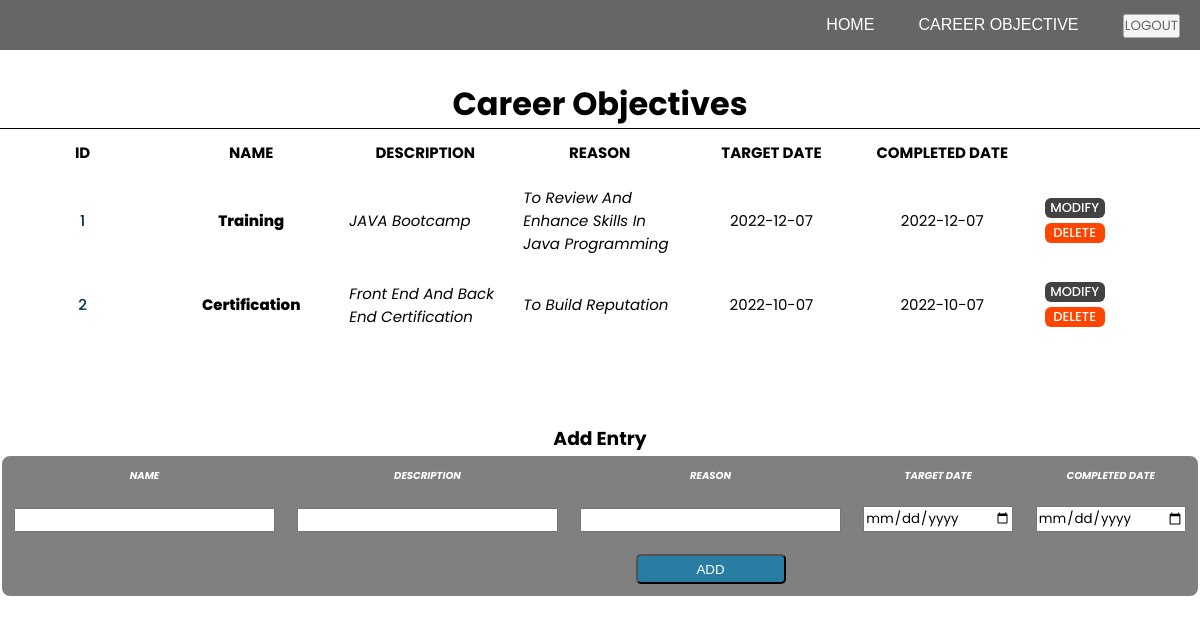
/career.php, run on the app's committed database.
### tables this page shows
CREATE TABLE `entries` (
  `id` int(255) NOT NULL,
  `name` varchar(50) NOT NULL,
  `description` varchar(1000) NOT NULL,
  `reason` varchar(1000) NOT NULL,
  `target_date` date NOT NULL,
  `completed_date` date NOT NULL
);

### career.php (the view, shortened to what this page needs)
<!DOCTYPE html>
<?php include ("session.php"); ?>
<html lang="en" >
  <head>
    <link rel="stylesheet" href="css/career.css">
  </head>
  <body>
      <header>
        <nav>
          <ul class="nav_links">
            <li><a href="home.php">HOME</a></li>
            <li><a href="career.php">career objective</a></li>
            <li>
              <form class="" action="logout.php" method="post">
              <input type="submit" name="logout" value="LOGOUT"></input>
              </form>
            </li>
          </ul>
        </nav>
      </header>
     <table>
       <caption><h1>Career Objectives</h1></caption>
       <tr id="title">
         <td><h4>ID</h4> </td>
         <td><h4>NAME</h4> </td>
         <td><h4>DESCRIPTION</h4> </td>
         <td><h4>REASON</h4> </td>
         <td><h4>TARGET DATE</h4> </td>
         <td><h4>COMPLETED DATE</h4> </td>
         <td></td>
       </tr>
       <?php
       $view_query = mysqli_query($conn, "SELECT * FROM entries");
        while($row = mysqli_fetch_assoc($view_query)){
          echo
          "<tr>
           <td class='id'>".$row["id"]."</td>
           <td class='name'>".$row["name"]."</td>
           <td class='description'>".$row["description"]."</td>
           <td class='reason'>".$row["reason"]."</td>
           <td class='targetDate'>".$row["target_date"]."</td>
           <td class='completedDate'>".$row["completed_date"]."</td>
           <td ><a href='edit.php?rn=$row[id]'><div class='edit'>MODIFY</div></a>
           <a href='delete.php?rn=$row[id]'><div class='delete'>DELETE</div></a></td>
           </tr>
          ";
        }
        ?>
     </table>
    <form class="" action="addEntry.php" method="post">
     <table id="addTable">
       <caption><h3>Add Entry</h3></caption>
       <tr >
         <td><h6>NAME</h6> </td>
         <td><h6>DESCRIPTION</h6> </td>
         <td><h6>REASON</h6> </td>
         <td><h6>TARGET DATE</h6> </td>
         <td><h6>COMPLETED DATE</h6> </td>
       </tr>
       <tr>
         <td><input type="text" name="name"></td>
         <td><input type="text" name="description"></td>
         <td><input type="text" name="reason"> </td>
         <td><input type="date" name="target"></td>
         <td><input type="date" name="completed"></td>
       </tr>
       <tr>
         <td></td>
         <td></td>
         <td><input id="addBtn" type="submit" name="addBtn" value="ADD"> </td>
         <td></td>
         <td></td>
       </tr>
     </table>
    </form>
  </body>
</html>

### css/career.css (style rules this page uses)
* { margin: 0; padding: 0; box-sizing: border-box; font-family: 'Poppins', SansSerif; }
header { position: fixed; top: 0px; width: 100%; background: black; opacity: .6; height: 50px; z-index: 1; color: black; font-weight: 500; display: flex; justify-content: flex-end; align-items: center; }
header li, a, button { font-size: 16px; color: white; font-weight: 500; font-family: "Montserrat", sans-serif; text-decoration: none; text-transform: uppercase; }
.nav_links { list-style: none; }
.nav_links li { display: inline-block; padding: 0px 20px; cursor: pointer; }
table { margin: auto; margin-top: 80px; border-radius: 10px; text-align: center; }
caption { border-bottom: solid 1px ; }
#title { text-align: center; }
td { font-size: 15px; width: 180px; padding: 10px; text-overflow: ellipsis; }
input { margin: auto; }
.id { color: #003147; font-weight: 500; }
.name { font-weight: 800; }
.reason, .description, .name { text-transform: capitalize; }
.reason, .description { text-align: left; font-style: oblique; }
.delete { background: #FF4500; }
.edit { background: #424242; }
.delete, .edit { font-size: 13px; margin: 5px; border-radius: 6px; height: 20px; width: 60px; }
#addTable { background: gray; color: white; padding: 0px; font-style: oblique; border: solid 2px; }
#addTable input { min-width: 150px; }
#addTable h3 { font-style: normal; color: black; }
#addBtn { width:50px; font-family: sans-serif; background: #2a7da2; color: white; border-radius: 5px; height: 30px; cursor: pointer; }

### data on the page
entries: id "1", name "Training", description "JAVA Bootcamp", reason "To Review And Enhance Skills In Java Programming", target_date "2022-12-07", completed_date "2022-12-07"
entries: id "2", name "Certification", description "Front End And Back End Certification", reason "To Build Reputation", target_date "2022-10-07", completed_date "2022-10-07"
